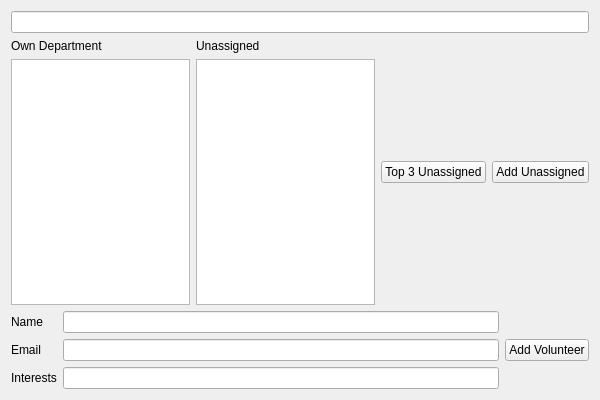
<?xml version="1.0" encoding="UTF-8"?>
<ui version="4.0">
 <class>DepartmentWidgetClass</class>
 <widget class="QWidget" name="DepartmentWidgetClass">
  <property name="geometry">
   <rect>
    <x>0</x>
    <y>0</y>
    <width>600</width>
    <height>400</height>
   </rect>
  </property>
  <property name="windowTitle">
   <string>DepartmentWidget</string>
  </property>
  <layout class="QVBoxLayout" name="verticalLayout_4">
   <item>
    <widget class="QLineEdit" name="descriptionLineEdit">
     <property name="mouseTracking">
      <bool>true</bool>
     </property>
     <property name="readOnly">
      <bool>true</bool>
     </property>
    </widget>
   </item>
   <item>
    <layout class="QHBoxLayout" name="horizontalLayout">
     <item>
      <layout class="QVBoxLayout" name="verticalLayout">
       <item>
        <widget class="QLabel" name="ownDepartmentLabel">
         <property name="text">
          <string>Own Department</string>
         </property>
        </widget>
       </item>
       <item>
        <widget class="QListWidget" name="ownDepartmentListWidget"/>
       </item>
      </layout>
     </item>
     <item>
      <layout class="QVBoxLayout" name="verticalLayout_2">
       <item>
        <widget class="QLabel" name="unassignedLabel">
         <property name="text">
          <string>Unassigned</string>
         </property>
        </widget>
       </item>
       <item>
        <widget class="QListWidget" name="unassignedListWidget"/>
       </item>
      </layout>
     </item>
     <item>
      <widget class="QPushButton" name="unassignedPushButton">
       <property name="text">
        <string>Top 3 Unassigned</string>
       </property>
      </widget>
     </item>
     <item>
      <widget class="QPushButton" name="addUnPushButton">
       <property name="text">
        <string>Add Unassigned</string>
       </property>
      </widget>
     </item>
    </layout>
   </item>
   <item>
    <layout class="QHBoxLayout" name="horizontalLayout_2">
     <item>
      <layout class="QFormLayout" name="formLayout_2">
       <item row="0" column="0">
        <widget class="QLabel" name="nameLabel">
         <property name="text">
          <string>Name</string>
         </property>
        </widget>
       </item>
       <item row="0" column="1">
        <widget class="QLineEdit" name="nameLineEdit"/>
       </item>
       <item row="1" column="0">
        <widget class="QLabel" name="emailLabel">
         <property name="text">
          <string>Email</string>
         </property>
        </widget>
       </item>
       <item row="1" column="1">
        <widget class="QLineEdit" name="emailLineEdit"/>
       </item>
       <item row="2" column="0">
        <widget class="QLabel" name="label">
         <property name="text">
          <string>Interests</string>
         </property>
        </widget>
       </item>
       <item row="2" column="1">
        <widget class="QLineEdit" name="interestsLineEdit"/>
       </item>
      </layout>
     </item>
     <item>
      <widget class="QPushButton" name="addPushButton">
       <property name="text">
        <string>Add Volunteer</string>
       </property>
      </widget>
     </item>
    </layout>
   </item>
  </layout>
 </widget>
 <layoutdefault spacing="6" margin="11"/>
 <resources/>
 <connections/>
</ui>
